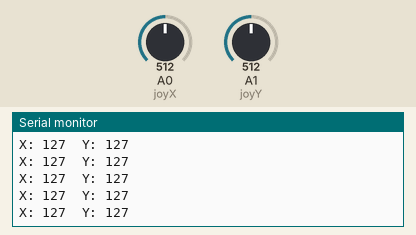
Recording of a sketch running on a simulated Arduino Uno, built with avr-gcc and run on an emulated ATmega328P. Parts: the last lines printed to the serial monitor. The test bench sets the inputs (shaded band); at power-on: A0 (joyX) = 512, A1 (joyY) = 512.

Above: at 1.2 s.
1.3 s: A0 (joyX) set to 416
At 2.2 s:
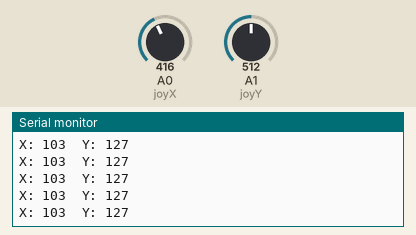
4.3 s: A0 (joyX) set to 384
At 5.4 s:
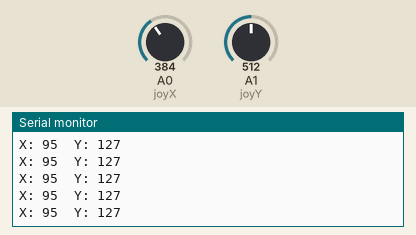
Timing chart, 0 to 7.3 s (numbered marks = the images above; inputs shaded):
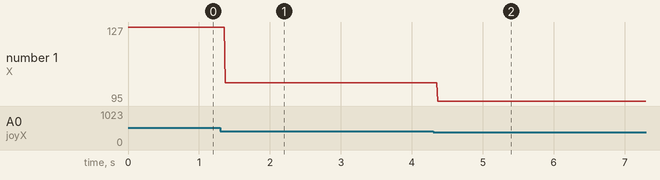

Measured:
- after the input at 1.3 s, the serial monitor: prints a new line after 0.07 s (image 1)
- after the input at 4.3 s, the serial monitor: prints a new line after 0.07 s (image 2)
- plotted number 1: 127 → 103 after the input at 1.3 s, 103 → 95 after the input at 4.3 s

The sketch:

Joystick.ino
```cpp
#define joyX A0
#define joyY A1

void setup() {
  Serial.begin(9600);
}

void loop() {
  // put your main code here, to run repeatedly:
  int xValue = map(analogRead(joyX), 0, 1024, 0, 255);
  int yValue = map(analogRead(joyY), 0, 1024, 0, 255);

  //print the values with to plot or view
  Serial.print("X: ");
  Serial.print(xValue);
  Serial.print("\t");
  Serial.print("Y: ");
  Serial.print(yValue);
  Serial.print("\t\n");
}
```
